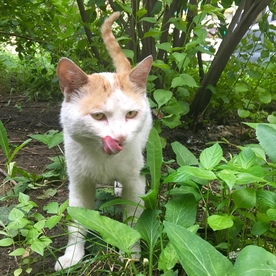
#> input picture chapter6/cat.jpg, 276 x 276 px
$ jupyter execute ImageThreshold.ipynb
#> lines starting #> are read from the running program, lines starting #| are printed output that depends on the picture; after the words box and inside, x2 and y2 are one past the last pixel; in counts of white or black regions, pixels touching at a corner belong together
[cell 1]
import cv2
import numpy as np
from matplotlib import pyplot as plt

[cell 2]
img=cv2.imread('cat.jpg',0)
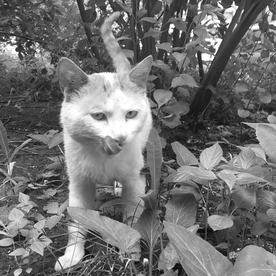
#> img: shape (276, 276); min 4, max 255, mean 113.2
ret,thresh1=cv2.threshold(img,127,255,cv2.THRESH_BINARY)
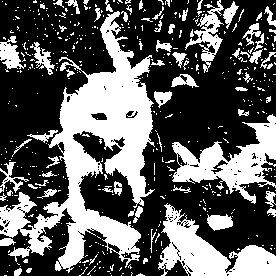
#> thresh1: shape (276, 276); 36.6% white; 460 white regions (389 under 20 px), largest, box (x1, y1, x2, y2) and area: (0, 11, 155, 273) 13681, (158, 203, 276, 276) 3742, (172, 114, 276, 204) 3656
ret,thresh2=cv2.threshold(img,127,255,cv2.THRESH_BINARY_INV)
ret,thresh3=cv2.threshold(img,127,255,cv2.THRESH_TRUNC)
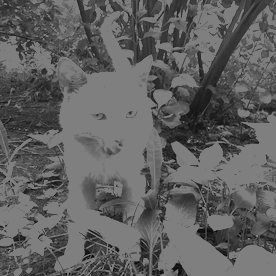
#> thresh3: shape (276, 276); min 4, max 127, mean 96.3
ret,thresh4=cv2.threshold(img,127,255,cv2.THRESH_TOZERO)
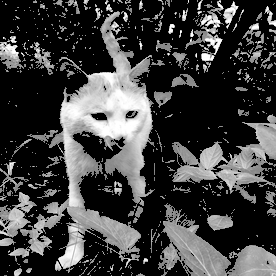
#> thresh4: shape (276, 276); min 0, max 255, mean 63.5
ret,thresh5=cv2.threshold(img,127,255,cv2.THRESH_TOZERO_INV)
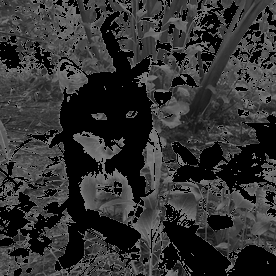
#> thresh5: shape (276, 276); min 0, max 127, mean 49.7
titles = ['Original Image','BINARY','BINARY_INV','TRUNC','TOZERO','TOZERO_INV']
images = [img, thresh1, thresh2, thresh3, thresh4, thresh5]
for i in range(6):
    plt.subplot(2,3,i+1)
    plt.imshow(images[i],'gray')
    plt.title(titles[i])
    plt.xticks([])
    plt.yticks([])
plt.show()

[cell 3]
img = cv2.imread('cat.jpg',0)
# 中值滤波
img = cv2.medianBlur(img,5)
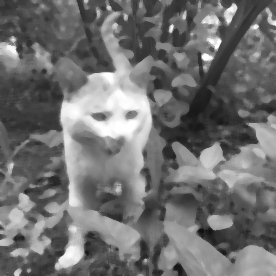
#> img: shape (276, 276); min 17, max 255, mean 112.1
ret,th1 = cv2.threshold(img,127,255,cv2.THRESH_BINARY)
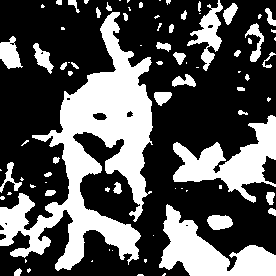
#> th1: shape (276, 276); 34.2% white; 82 white regions (41 under 20 px), largest, box (x1, y1, x2, y2) and area: (0, 12, 153, 271) 13998, (159, 204, 276, 276) 3810, (173, 115, 276, 203) 3675

th2 = cv2.adaptiveThreshold(img,255,cv2.ADAPTIVE_THRESH_MEAN_C,cv2.THRESH_BINARY,11,2)
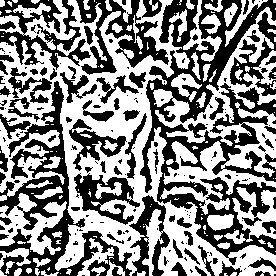
#> th2: shape (276, 276); 53.6% white; 191 black regions (123 under 20 px), largest, box (x1, y1, x2, y2) and area: (140, 0, 276, 265) 12645, (0, 81, 132, 276) 6330, (76, 0, 169, 75) 2649
th3 = cv2.adaptiveThreshold(img,255,cv2.ADAPTIVE_THRESH_GAUSSIAN_C,cv2.THRESH_BINARY,11,2)
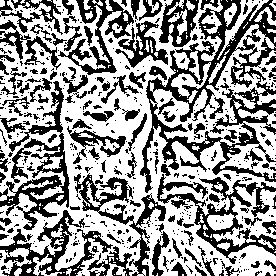
#> th3: shape (276, 276); 59% white; 468 black regions (355 under 20 px), largest, box (x1, y1, x2, y2) and area: (140, 0, 276, 193) 7470, (0, 81, 70, 230) 2927, (157, 174, 276, 264) 2768

titles = ['Original Image', 'Global Thresholding (v = 127)','Adaptive Mean Thresholding', 'Adaptive Gaussian Thresholding']
images = [img, th1, th2, th3]
for i in range(4):
    plt.subplot(2,2,i+1)
    plt.imshow(images[i],'gray')
    plt.title(titles[i])
    plt.xticks([])
    plt.yticks([])
plt.show()

$ run again, with chapter6/apple.jpg copied over chapter6/cat.jpg
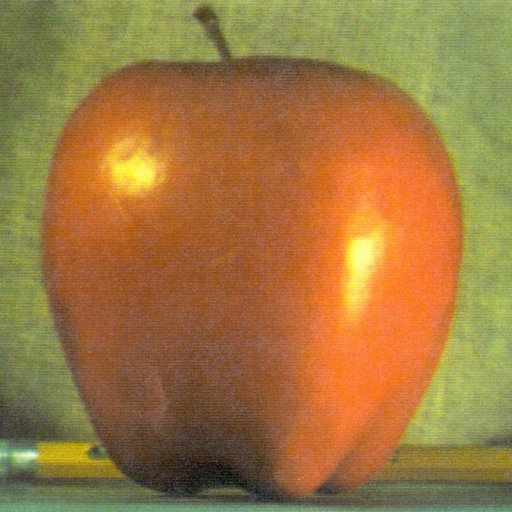
#> input picture chapter6/apple.jpg, 512 x 512 px
#> `ret,thresh1=cv2.threshold(img,127,255,cv2.THRESH_BINARY)`:
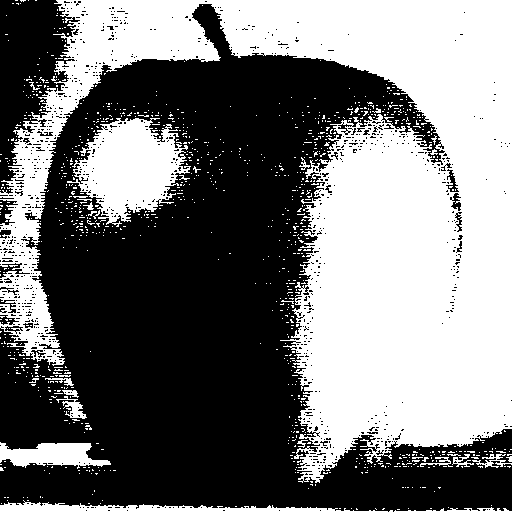
#> thresh1: shape (512, 512); 46.8% white; 1040 white regions (1014 under 20 px), largest, box (x1, y1, x2, y2) and area: (0, 0, 512, 483) 106684, (67, 118, 191, 227) 7588, (0, 500, 388, 512) 2037
#> th1: shape (512, 512); 46.7% white; 87 white regions (73 under 20 px), largest, box (x1, y1, x2, y2) and area: (0, 0, 512, 483) 109228, (74, 118, 189, 223) 7781, (0, 502, 386, 512) 2073
#> th2: shape (512, 512); 74% white; 4075 black regions (3362 under 20 px), largest, box (x1, y1, x2, y2) and area: (41, 250, 512, 509) 6728, (193, 4, 468, 441) 4959, (46, 59, 225, 189) 1892
#> `th3 = cv2.adaptiveThreshold(img,255,cv2.ADAPTIVE_THRESH_GAUSSIAN_C,cv2..`:
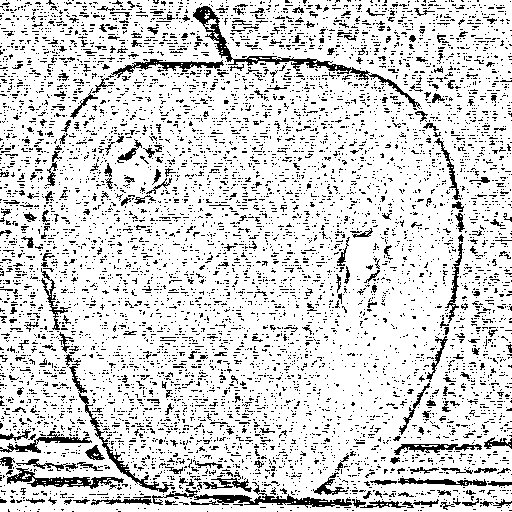
#> th3: shape (512, 512); 83.5% white; black in thin lines or dots

$ run again, with chapter6/orange.jpg copied over chapter6/cat.jpg
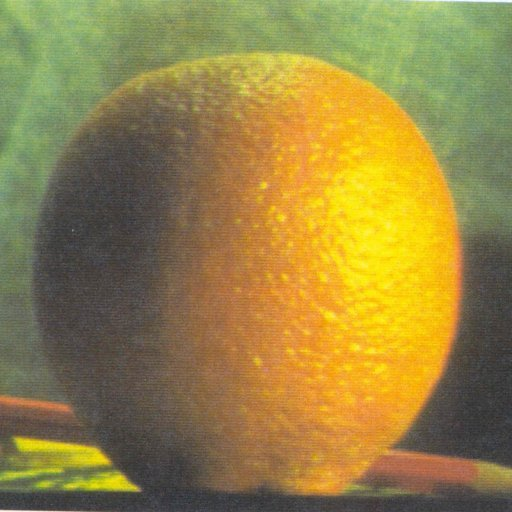
#> input picture chapter6/orange.jpg, 512 x 512 px
#> `ret,thresh1=cv2.threshold(img,127,255,cv2.THRESH_BINARY)`:
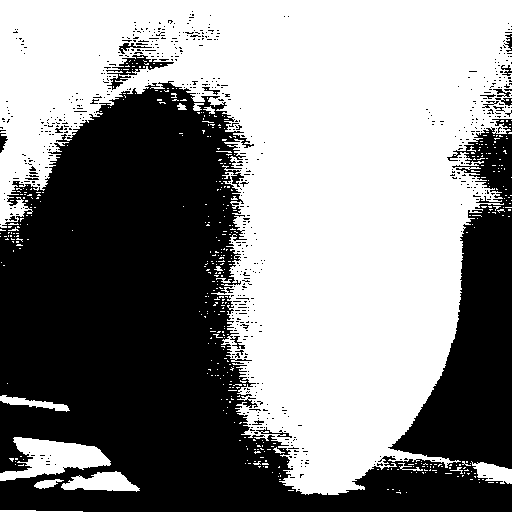
#> thresh1: shape (512, 512); 54.2% white; 654 black regions (635 under 20 px), largest, box (x1, y1, x2, y2) and area: (0, 81, 512, 512) 116688, (106, 55, 174, 90) 622, (119, 43, 152, 54) 100
#> th1: shape (512, 512); 54.4% white; 63 black regions (47 under 20 px), largest, box (x1, y1, x2, y2) and area: (0, 82, 512, 512) 117854, (111, 54, 171, 88) 668, (496, 119, 512, 131) 112
#> th2: shape (512, 512); 71.1% white; 3286 black regions (2583 under 20 px), largest, box (x1, y1, x2, y2) and area: (0, 417, 148, 511) 5758, (379, 217, 512, 469) 3245, (201, 480, 425, 512) 1854
#> `th3 = cv2.adaptiveThreshold(img,255,cv2.ADAPTIVE_THRESH_GAUSSIAN_C,cv2..`:
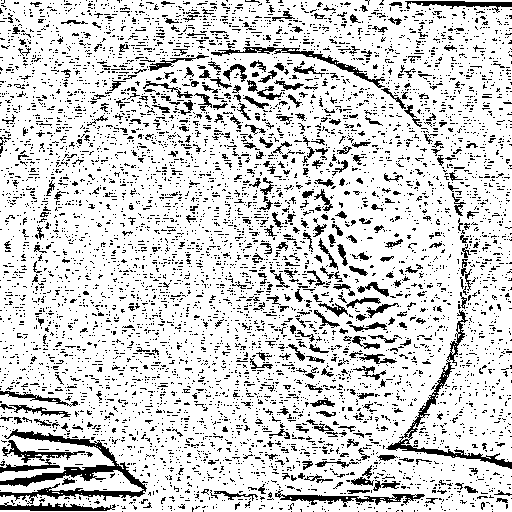
#> th3: shape (512, 512); 82.5% white; black in thin lines or dots
